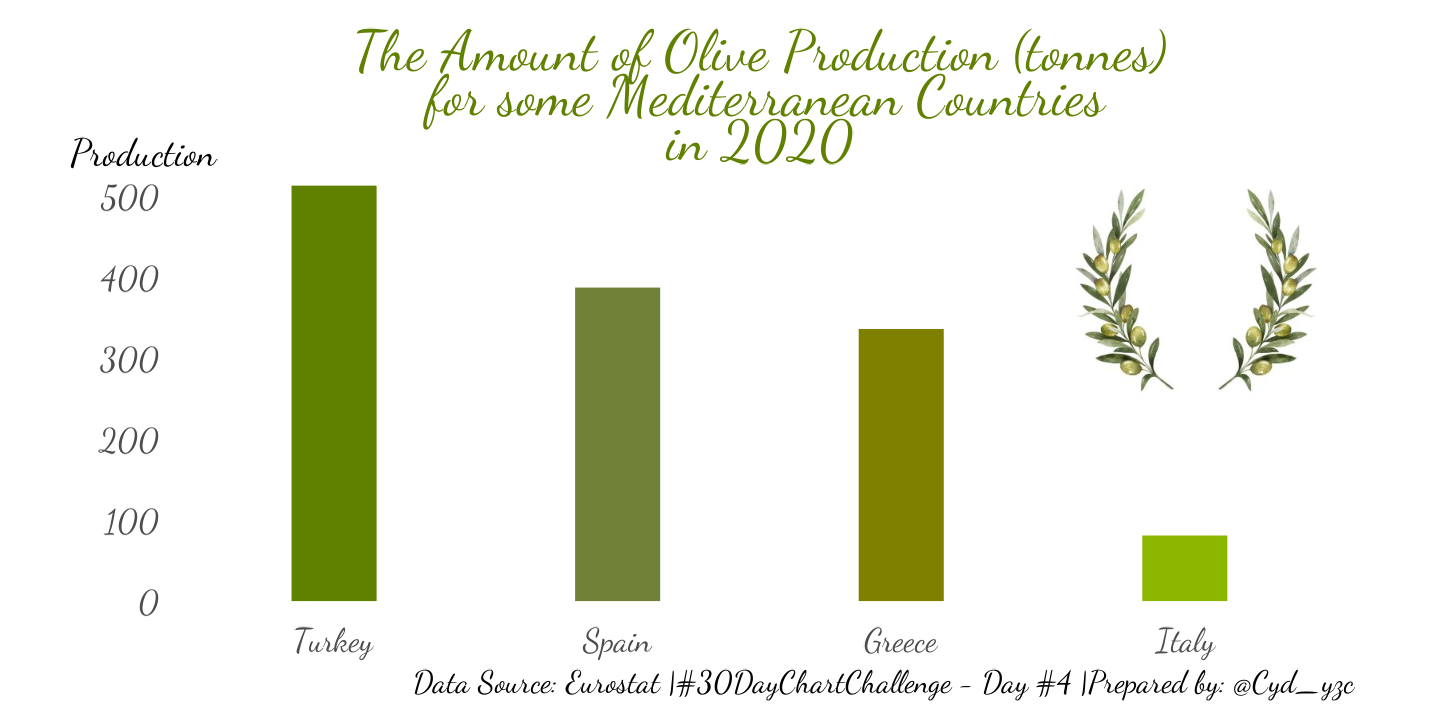

The script that saved this image:
library(readxl)
library(tidyverse)
library(ggplot2)
library(ggimage)
library(magick)
library(showtext)
library(forcats)
library(cowplot)

# Data Import

olive <- read_xlsx("Olive.xlsx", sheet = "2020_Olive")

# Data Wrangling

olive2020 <- olive %>%
  filter(Country %in% c("Greece",
                        "Spain",
                        "Italy",
                        "Turkey")) %>%
  mutate(Country = as.factor(Country),
         Production = as.numeric(Olive_P)) %>%
  select(-Olive_P)

font_add_google(name = "Dancing Script",   
                family = "ds")
showtext_auto()

p <- ggplot(olive2020, aes(x = fct_reorder(Country, Production, 
                                       .desc = TRUE), 
                       y = Production,
                       fill = Country)) + 
 geom_bar(stat = "identity", width = 0.3) +
 scale_fill_manual(values = c("Italy" = "#8db600", 
                               "Greece" = "#808000", 
                               "Spain" = "#708238",
                               "Turkey" = "#608000")) +
labs(title = "The Amount of Olive Production (tonnes) \n for some Mediterranean Countries\nin 2020",
       x = "",
       y = "",
       caption = "Data Source: Eurostat |#30DayChartChallenge - Day #4 |Prepared by: @Cyd_yzc") +
   theme(text = element_text(family = "ds"),
         plot.background = element_rect(fill = "white"),
         panel.background = element_rect(fill = "white"),
         plot.title = element_text(color = "#608000", hjust = 0.5, size = 42),
         plot.caption = element_text(size = 23, hjust = 1),
         panel.border = element_blank(),
         axis.line = element_blank(),
         axis.ticks = element_blank(), 
         axis.text.x =  element_text(size = 25),
         axis.text.y =  element_text(size = 25),
         legend.position = "none",
         plot.margin = unit(c(1,3,1,3), "cm"))
p
  
p2 <- ggdraw() +
  draw_plot(p) +
    draw_image("olive.png",
              scale = 0.5, x = 0.33, y = 0.20, height = 0.8) +
  annotate("text", x = 0.1, y = 0.79, label = "Production",
           family = "ds", size = 10)
    
p2

  ggsave("Day4_revised.png", p2, width = 20, height = 10, dpi = 72) 
 
  

  

       
       
       
